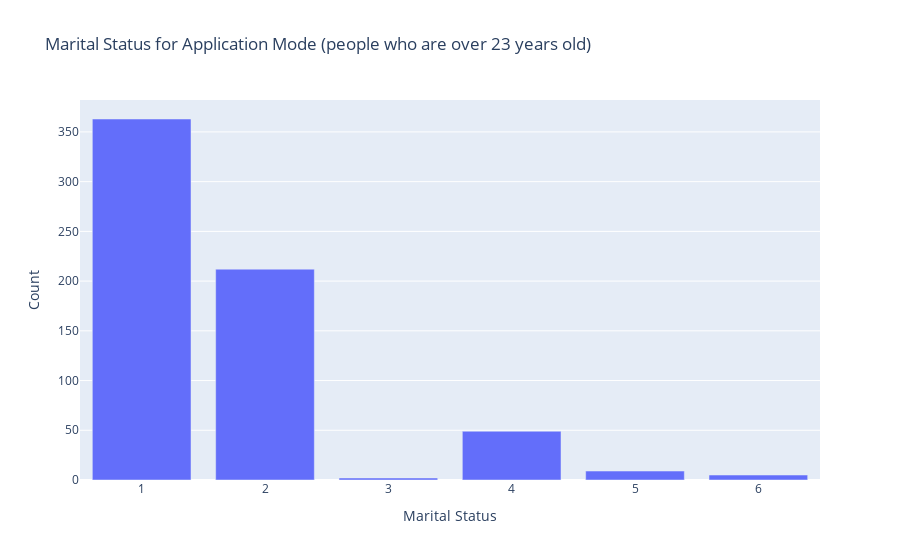

The notebook cell saved with this chart:
### Code cell
import plotly.express as px

# Filter the dataframe
filtered_df = df_train[df_train['Application mode'] == 39]

# Prepare data for the plot
data = filtered_df['Marital status'].value_counts().reset_index()

# Rename the columns
data.columns = ['Marital Status', 'Count']

# Plot a bar chart
fig = px.bar(data, x='Marital Status', y='Count', 
             title='Marital Status for Application Mode (people who are over 23 years old)')
fig.show()

### Figure 1 — Plotly figure (JSON) as saved in the notebook; plotly's stock layout.template omitted (floating-point values rounded to 4 significant figures)
{"data": [{"alignmentgroup": "True", "hovertemplate": "Marital Status=%{x}<br>Count=%{y}<extra></extra>", "legendgroup": "", "marker": {"color": "#636efa", "pattern": {"shape": ""}}, "name": "", "offsetgroup": "", "orientation": "v", "showlegend": false, "textposition": "auto", "type": "bar", "x": [1, 2, 4, 5, 6, 3], "xaxis": "x", "y": [363, 212, 49, 9, 5, 2], "yaxis": "y"}], "layout": {"barmode": "relative", "legend": {"tracegroupgap": 0}, "title": {"text": "Marital Status for Application Mode (people who are over 23 years old)"}, "xaxis": {"anchor": "y", "domain": [0, 1], "title": {"text": "Marital Status"}}, "yaxis": {"anchor": "x", "domain": [0, 1], "title": {"text": "Count"}}}}
